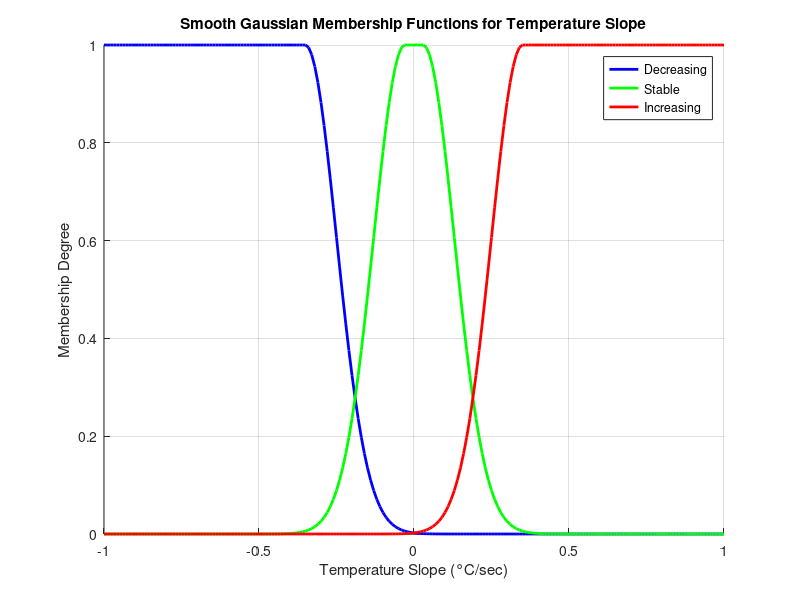

This figure's MATLAB source:
x = -1:0.01:1; % Slope range

yDec = gauss2mf(x, [0.1, -1, 0.1, -0.35]);
yStable = gauss2mf(x, [0.1, -0.03, 0.1, 0.03]);
yInc = gauss2mf(x, [0.1, 0.35, 0.1, 1]);

% Plot Membership Functions
figure; hold on;
plot(x, yDec, 'b', 'LineWidth', 2);
plot(x, yStable, 'g', 'LineWidth', 2);
plot(x, yInc, 'r', 'LineWidth', 2);

legend("Decreasing", "Stable", "Increasing");
xlabel("Temperature Slope (°C/sec)");
ylabel("Membership Degree");
title("Smooth Gaussian Membership Functions for Temperature Slope");
grid on;
